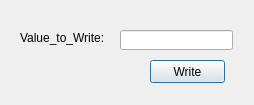
<?xml version="1.0" encoding="UTF-8"?>
<ui version="4.0">
 <class>Dialog_Write</class>
 <widget class="QDialog" name="Dialog_Write">
  <property name="geometry">
   <rect>
    <x>0</x>
    <y>0</y>
    <width>254</width>
    <height>105</height>
   </rect>
  </property>
  <property name="windowTitle">
   <string>Dialog</string>
  </property>
  <widget class="QPushButton" name="pushButton_Write">
   <property name="geometry">
    <rect>
     <x>150</x>
     <y>60</y>
     <width>75</width>
     <height>23</height>
    </rect>
   </property>
   <property name="text">
    <string>Write</string>
   </property>
  </widget>
  <widget class="QLineEdit" name="lineEdit_write">
   <property name="geometry">
    <rect>
     <x>120</x>
     <y>30</y>
     <width>113</width>
     <height>20</height>
    </rect>
   </property>
  </widget>
  <widget class="QLabel" name="label">
   <property name="geometry">
    <rect>
     <x>20</x>
     <y>30</y>
     <width>101</width>
     <height>16</height>
    </rect>
   </property>
   <property name="text">
    <string>Value_to_Write:</string>
   </property>
  </widget>
 </widget>
 <resources/>
 <connections/>
</ui>
